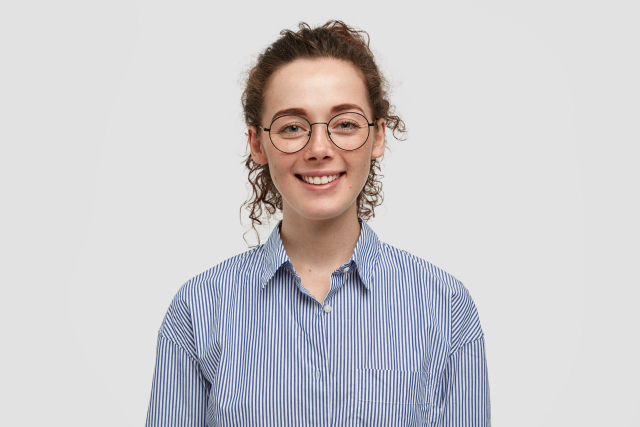
#> input picture pythonproject1/pythonproject1/task_7/img2.jpg, 1280 x 853 px (shown at 1/2 size)
$ python -i detect.py   (imports and definitions only)
#> lines starting #> are read from the running program, lines starting #| are printed output that depends on the picture; after the words box and inside, x2 and y2 are one past the last pixel; in counts of white or black regions, pixels touching at a corner belong together
#> further down, picture is the input picture: shape (853, 1280, 3); mean B, G, R 205.4, 202.8, 205
### pythonproject1/pythonproject1/task_7/resize.py
import cv2 as cv


def resizing(img_res, new_width=None, new_height=None):
    h, w = img_res.shape[:2]
    if new_width is None and new_height is None:
        return img_res

    if new_width is None:
        ratio = new_height / h
        dimension = (int(w * ratio), new_height)
    else:
        ratio = new_width / w
        dimension = (new_width, int(h * ratio))

    return cv.resize(img_res, dimension)

### pythonproject1/pythonproject1/task_7/detect.py
import cv2 as cv
from resize import resizing

def detect_and_dispay(frame):
    face_cascade = cv.CascadeClassifier(cv.data.haarcascades + 'haarcascade_frontalface_default.xml')
    eyes_cascade = cv.CascadeClassifier(cv.data.haarcascades + 'haarcascade_eye.xml')
    frame_gray = cv.cvtColor(frame, cv.COLOR_BGR2GRAY)
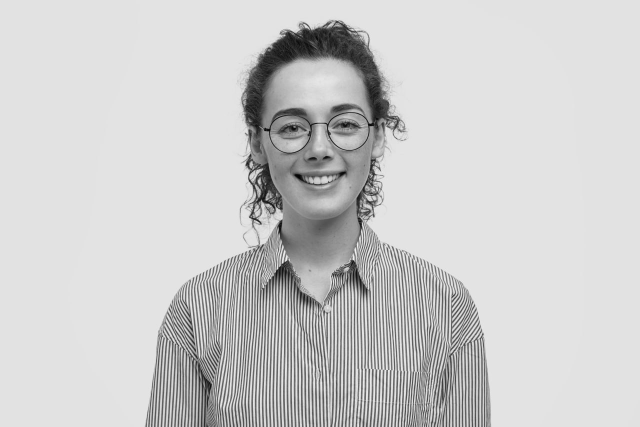
#> frame_gray: shape (853, 1280) (shown at 1/2 size); min 2, max 251, mean 203.8
    frame_gray = cv.equalizeHist(frame_gray)
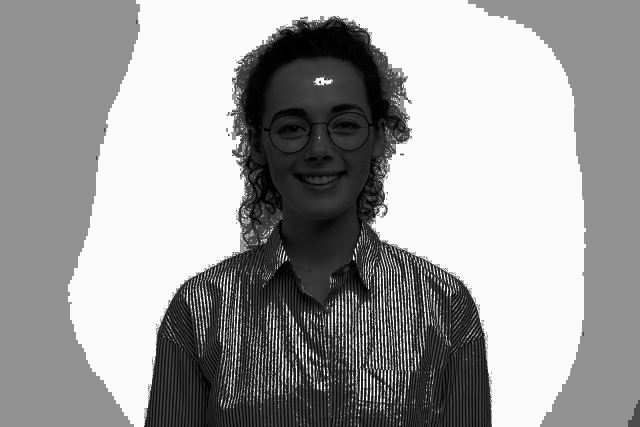
#> frame_gray: shape (853, 1280) (shown at 1/2 size); min 0, max 255, mean 158.7
    faces=face_cascade.detectMultiScale(frame_gray)
#> faces = [[503, 150, 260, 260]]

    for (x, y, w, h) in faces:
        center = (x+ w//2, y + h//2 )
        frame = cv.ellipse(frame, center, (w//2, h//2), 0, 0, 360, (255, 0, 255), 4)
        face_ROI = frame_gray[y:y+h, x:x+w]
        eyes=eyes_cascade.detectMultiScale(face_ROI)
        for (x2, y2, w2, h2) in eyes:
            eye_center = (x+ x2+w//2, y + y2 + h//2 )
            radius = int(round((w2+h2)*0.25))
            frame = cv.circle(frame, eye_center, radius, (255, 0, 0), 4)
            frame = resizing(frame, 600)
            cv.imshow('Capture -FAce detecyion', frame)
#> this loop made 1 pass
#> (x, y, center, eyes) on pass 1: (503, 150, (633, 280), [[158, 74, 57, 57], [51, 79, 60, 60], [94, 170, 78, 78]])
#> pass 1, in detect_and_dispay, `frame = cv.ellipse(frame, center, (w//2, h//2), 0, 0, 360, (255, 0, 25..`:
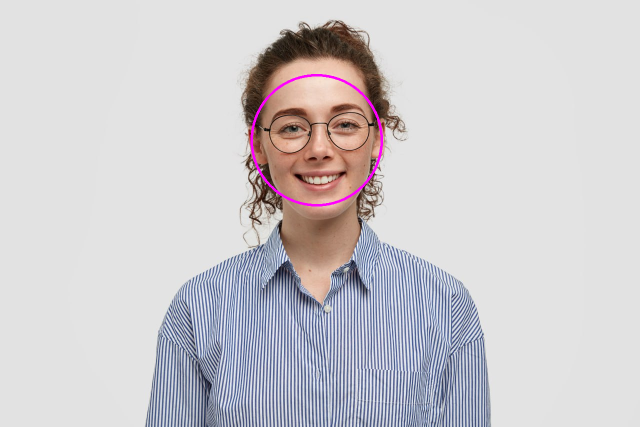
#> frame: shape (853, 1280, 3) (shown at 1/2 size); 0.37% of pixels changed, all inside (x1, y1, x2, y2) = (501, 148, 766, 413)
#> pass 1, in detect_and_dispay, `face_ROI = frame_gray[y:y+h, x:x+w]`:
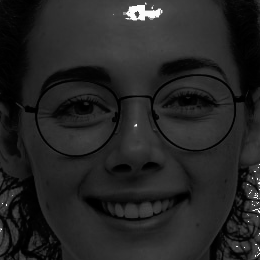
#> face_ROI: shape (260, 260); min 0, max 255, mean 36.2
#> pass 1, in detect_and_dispay, `cv.imshow('Capture -FAce detecyion', frame)`:
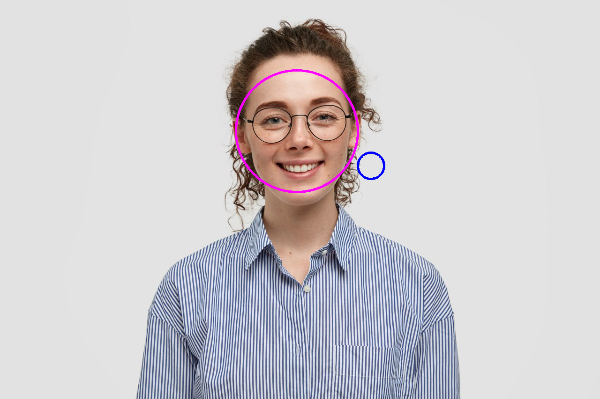
#> window 'Capture -FAce detecyion': shape (399, 600, 3); mean B, G, R 205.9, 202.1, 205.1

>>> import cv2
>>> picture = cv2.imread('img2.jpg')
>>> result = detect_and_dispay(picture)
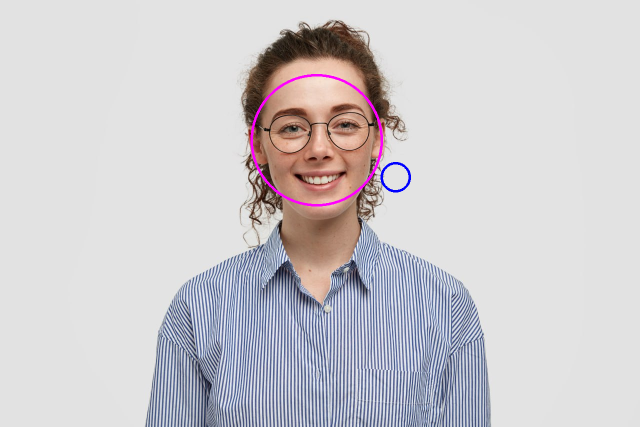
#> picture: shape (853, 1280, 3) (shown at 1/2 size); 0.45% of pixels changed, all inside (x1, y1, x2, y2) = (501, 148, 822, 413)
